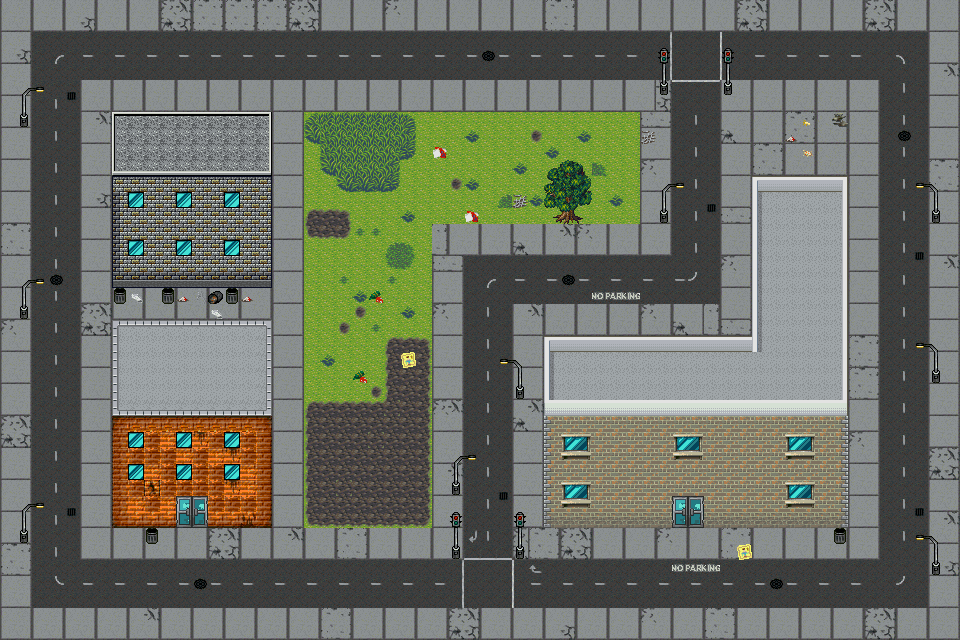

Rendered tile map (Tiled .tmx) drawn with the repository's tilesets; below, a short description and the map source with its tile grids summarised:
An orthogonal 60x40 tile map with 16x16 px tiles, 3 tile layers (Tile Layer 1, Building, Details).

<map version="1.0" orientation="orthogonal" width="60" height="40" tilewidth="16" tileheight="16">
 <tileset firstgid="1" name="Ghoster_01" tilewidth="16" tileheight="16">
  <image source="../Tiles/TileSet02.png" trans="ff00ff" width="496" height="272" />
 </tileset>
 <layer name="Tile Layer 1" width="60" height="40">
  <data>[2400 cells, 2400 non-empty, 79 distinct tile ids]</data>
 </layer>
 <layer name="Building" width="60" height="40">
  <data>[2400 cells, 507 non-empty, 47 distinct tile ids]</data>
 </layer>
 <layer name="Details" width="60" height="40">
  <data>[2400 cells, 129 non-empty, 50 distinct tile ids]</data>
 </layer>
</map>